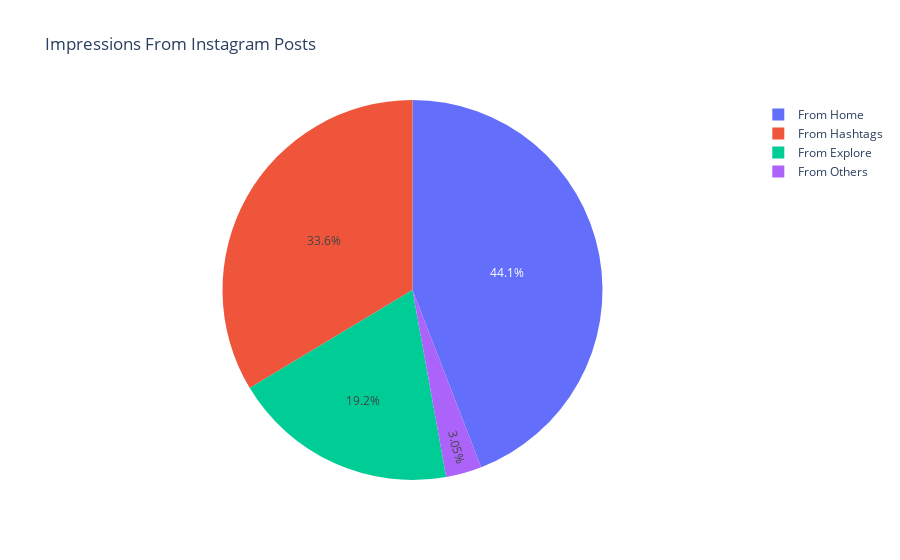

The cell this chart's notebook holds for it:
### Code cell
home = df["From Home"].sum()
hashtags = df["From Hashtags"].sum()
explore = df["From Explore"].sum()
others = df["From Other"].sum()

labels = ["From Home", "From Hashtags", "From Explore", "From Others"]
values = [home, hashtags, explore, others]

fig = px.pie(df, values= values, names= labels, title= "Impressions From Instagram Posts")
plt.figure(figsize=(10, 8))
fig.show()

### Figure 1 — Plotly figure (JSON) as saved in the notebook; plotly's stock layout.template omitted (floating-point values rounded to 4 significant figures)
{"data": [{"domain": {"x": [0, 1], "y": [0, 1]}, "hovertemplate": "label=%{label}<br>value=%{value}<extra></extra>", "labels": ["From Home", "From Hashtags", "From Explore", "From Others"], "legendgroup": "", "name": "", "showlegend": true, "type": "pie", "values": [294619, 224614, 128294, 20360]}], "layout": {"legend": {"tracegroupgap": 0}, "title": {"text": "Impressions From Instagram Posts"}}}
